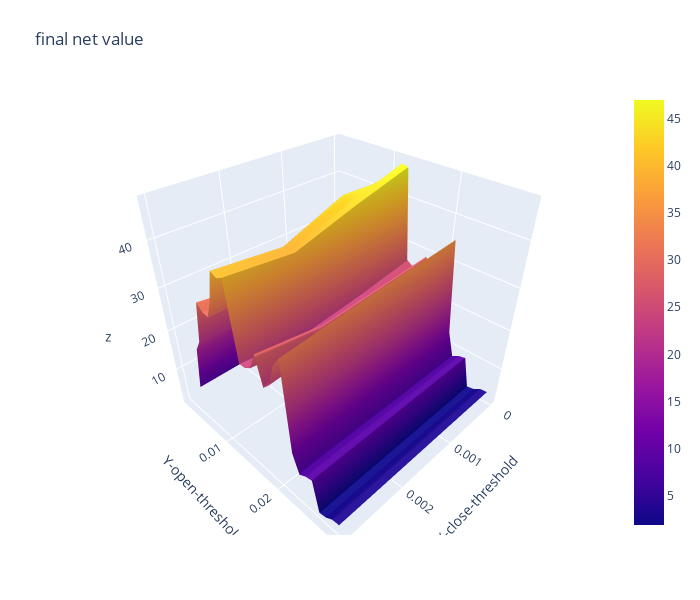

Write notebook code for a chart like this one.
### Code cell
import plotly.graph_objects as go

x_data = df_final_nv.columns.to_list() # close threshold

y_data = df_final_nv.index.to_list() # open threshold

z_data = df_final_nv.copy(deep=True) # return per round

fig = go.Figure(data=[go.Surface(z=z_data.values,x=x_data,y=y_data)])

fig.update_layout(title="final net value", # 标题
                  autosize=False,  # 尺度自动缩放
                  width=700,  # 长宽
                  height=600,
                  margin=dict(l=65,r=50,b=65,t=90),  # 4个位置的距离
                  scene=dict(xaxis_title='X-close-threshold',yaxis_title='Y-open-threshold')
                 )

fig.show()

### Figure 1 — Plotly figure (JSON) as saved in the notebook; plotly's stock layout.template omitted (floating-point values rounded to 4 significant figures)
{"data": [{"type": "surface", "x": [0, 0.001, 0.002, 0.003], "y": [0.001, 0.002, 0.003, 0.004, 0.005, 0.006, 0.007, 0.008, 0.009, 0.01, 0.011, 0.012, 0.013, 0.014, 0.015, 0.016, 0.017, 0.018, 0.019, 0.02, 0.021, 0.022, 0.023, 0.024, 0.025, 0.026, 0.027, 0.028, 0.029], "z": [[13.51, null, null, null], [13.51, 8.332, null, null], [15.32, 10.55, 6.349, null], [18.27, 13.89, 8.281, 8.115], [24.88, 24.75, 19.12, 18.96], [27.28, 26.94, 20.87, 21.68], [36.62, 36.28, 29.28, 31.42], [35.22, 35.11, 28.72, 30.16], [34.89, 34.54, 29.34, 29.85], [37.3, 37.7, 32.5, 33.94], [43.93, 44.33, 39.13, 40.57], [46.98, 43.12, 38.46, 39.9], [46.54, 43.12, 39.22, 40.65], [26.39, 24.21, 22.54, 24.18], [25.34, 23.65, 22.15, 24.22], [25.13, 24.1, 23.1, 25.16], [29.07, 28.05, 27.05, 29.11], [26.17, 25.15, 24.15, 22.85], [27.77, 26.75, 25.74, 24.45], [32.92, 31.9, 30.9, 29.6], [35.34, 34.32, 33.31, 32.02], [13.61, 13.61, 12.61, 12.05], [7.813, 7.813, 7.813, 7.813], [8.774, 8.774, 8.774, 8.774], [9.16, 9.16, 9.16, 9.16], [1.909, 1.909, 1.909, 1.909], [2.211, 2.211, 2.211, 2.211], [3.249, 3.249, 3.249, 3.249], [3.415, 3.415, 3.415, 3.415]]}], "layout": {"autosize": false, "height": 600, "margin": {"b": 65, "l": 65, "r": 50, "t": 90}, "scene": {"xaxis": {"title": {"text": "X-close-threshold"}}, "yaxis": {"title": {"text": "Y-open-threshold"}}}, "title": {"text": "final net value"}, "width": 700}}
